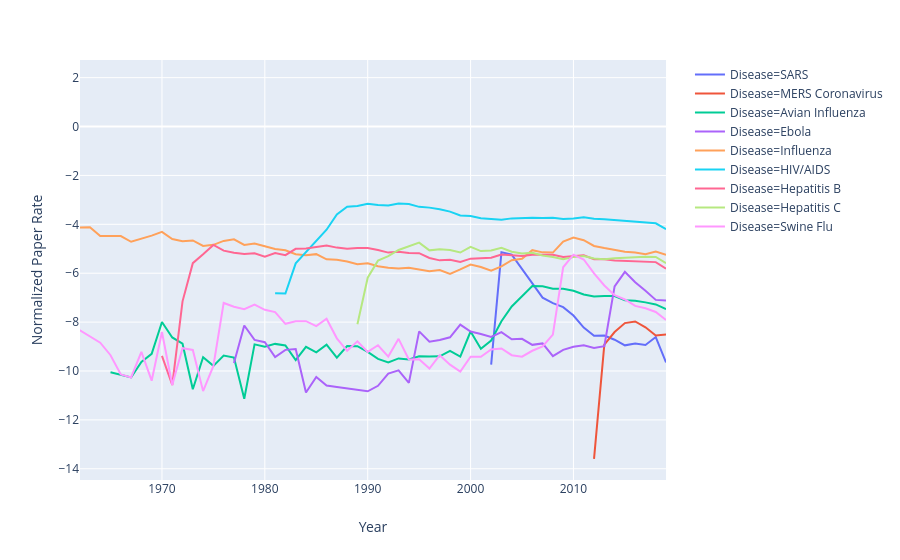

The cell this chart's notebook holds for it:
### Code cell
import plotly.express as px

fig = px.line(pub[pub["Type"]=="Virolgy]".to_dataframe(), x="Year", y="Normalized Paper Rate",color="Disease")
fig.show()

### Figure 1 — Plotly figure (JSON) as saved in the notebook; plotly's stock layout.template omitted (floating-point values rounded to 4 significant figures; data arrays with more than 128 entries replaced by an {"elided": "..."} marker saying what was removed)
{"data": [{"hoverlabel": {"namelength": 0}, "hovertemplate": "Disease=SARS<br>Year=%{x}<br>Normalized Paper Rate=%{y}", "legendgroup": "Disease=SARS", "line": {"color": "#636efa", "dash": "solid"}, "mode": "lines", "name": "Disease=SARS", "showlegend": true, "type": "scatter", "x": [2002, 2003, 2004, 2005, 2006, 2007, 2008, 2009, 2010, 2011, 2012, 2013, 2014, 2015, 2016, 2017, 2018, 2019], "xaxis": "x", "y": [-9.738, -5.145, -5.238, -5.81, -6.387, -7.001, -7.223, -7.389, -7.731, -8.226, -8.558, -8.547, -8.72, -8.951, -8.873, -8.933, -8.611, -9.652], "yaxis": "y"}, {"hoverlabel": {"namelength": 0}, "hovertemplate": "Disease=MERS Coronavirus<br>Year=%{x}<br>Normalized Paper Rate=%{y}", "legendgroup": "Disease=MERS Coronavirus", "line": {"color": "#EF553B", "dash": "solid"}, "mode": "lines", "name": "Disease=MERS Coronavirus", "showlegend": true, "type": "scatter", "x": [2012, 2013, 2014, 2015, 2016, 2017, 2018, 2019], "xaxis": "x", "y": [-13.59, -8.92, -8.405, -8.04, -7.972, -8.212, -8.549, -8.504], "yaxis": "y"}, {"hoverlabel": {"namelength": 0}, "hovertemplate": "Disease=Avian Influenza<br>Year=%{x}<br>Normalized Paper Rate=%{y}", "legendgroup": "Disease=Avian Influenza", "line": {"color": "#00cc96", "dash": "solid"}, "mode": "lines", "name": "Disease=Avian Influenza", "showlegend": true, "type": "scatter", "x": [1965, 1966, 1967, 1968, 1969, 1970, 1971, 1972, 1973, 1974, 1975, 1976, 1977, 1978, 1979, 1980, 1981, 1982, 1983, 1984, 1985, 1986, 1987, 1988, 1989, 1990, 1991, 1992, 1993, 1994, 1995, 1996, 1997, 1998, 1999, 2000, 2001, 2002, 2003, 2004, 2005, 2006, 2007, 2008, 2009, 2010, 2011, 2012, 2013, 2014, 2015, 2016, 2017, 2018, 2019], "xaxis": "x", "y": [-10.05, -10.14, -10.26, -9.625, -9.297, -7.998, -8.628, -8.885, -10.75, -9.437, -9.791, -9.368, -9.45, -11.14, -8.912, -9.002, -8.891, -8.953, -9.55, -9.009, -9.234, -8.92, -9.452, -8.981, -8.985, -9.22, -9.506, -9.651, -9.486, -9.529, -9.397, -9.409, -9.401, -9.18, -9.413, -8.384, -9.088, -8.752, -7.966, -7.359, -6.923, -6.524, -6.53, -6.633, -6.635, -6.716, -6.873, -6.955, -6.928, -6.935, -7.105, -7.122, -7.192, -7.278, -7.472], "yaxis": "y"}, {"hoverlabel": {"namelength": 0}, "hovertemplate": "Disease=Ebola<br>Year=%{x}<br>Normalized Paper Rate=%{y}", "legendgroup": "Disease=Ebola", "line": {"color": "#ab63fa", "dash": "solid"}, "mode": "lines", "name": "Disease=Ebola", "showlegend": true, "type": "scatter", "x": [1977, 1978, 1979, 1980, 1981, 1982, 1983, 1984, 1985, 1986, 1987, 1988, 1989, 1990, 1991, 1992, 1993, 1994, 1995, 1996, 1997, 1998, 1999, 2000, 2001, 2002, 2003, 2004, 2005, 2006, 2007, 2008, 2009, 2010, 2011, 2012, 2013, 2014, 2015, 2016, 2017, 2018, 2019], "xaxis": "x", "y": [-9.674, -8.14, -8.729, -8.82, -9.43, -9.136, -9.098, -10.88, -10.25, -10.59, -10.66, -10.72, -10.78, -10.83, -10.6, -10.1, -9.972, -10.48, -8.38, -8.803, -8.733, -8.621, -8.102, -8.384, -8.489, -8.61, -8.408, -8.7, -8.684, -8.931, -8.872, -9.392, -9.134, -9.009, -8.95, -9.062, -8.983, -6.541, -5.944, -6.368, -6.716, -7.091, -7.117], "yaxis": "y"}, {"hoverlabel": {"namelength": 0}, "hovertemplate": "Disease=Influenza<br>Year=%{x}<br>Normalized Paper Rate=%{y}", "legendgroup": "Disease=Influenza", "line": {"color": "#FFA15A", "dash": "solid"}, "mode": "lines", "name": "Disease=Influenza", "showlegend": true, "type": "scatter", "x": {"elided": "137 int values"}, "xaxis": "x", "y": {"elided": "137 float values"}, "yaxis": "y"}, {"hoverlabel": {"namelength": 0}, "hovertemplate": "Disease=HIV/AIDS<br>Year=%{x}<br>Normalized Paper Rate=%{y}", "legendgroup": "Disease=HIV/AIDS", "line": {"color": "#19d3f3", "dash": "solid"}, "mode": "lines", "name": "Disease=HIV/AIDS", "showlegend": true, "type": "scatter", "x": [1981, 1982, 1983, 1984, 1985, 1986, 1987, 1988, 1989, 1990, 1991, 1992, 1993, 1994, 1995, 1996, 1997, 1998, 1999, 2000, 2001, 2002, 2003, 2004, 2005, 2006, 2007, 2008, 2009, 2010, 2011, 2012, 2013, 2014, 2015, 2016, 2017, 2018, 2019], "xaxis": "x", "y": [-6.822, -6.833, -5.596, -5.147, -4.7, -4.222, -3.592, -3.282, -3.253, -3.158, -3.214, -3.23, -3.149, -3.168, -3.285, -3.317, -3.38, -3.481, -3.637, -3.657, -3.751, -3.781, -3.812, -3.757, -3.741, -3.736, -3.746, -3.733, -3.781, -3.763, -3.712, -3.768, -3.789, -3.822, -3.884, -3.888, -3.944, -3.96, -4.194], "yaxis": "y"}, {"hoverlabel": {"namelength": 0}, "hovertemplate": "Disease=Hepatitis B<br>Year=%{x}<br>Normalized Paper Rate=%{y}", "legendgroup": "Disease=Hepatitis B", "line": {"color": "#FF6692", "dash": "solid"}, "mode": "lines", "name": "Disease=Hepatitis B", "showlegend": true, "type": "scatter", "x": [1970, 1971, 1972, 1973, 1974, 1975, 1976, 1977, 1978, 1979, 1980, 1981, 1982, 1983, 1984, 1985, 1986, 1987, 1988, 1989, 1990, 1991, 1992, 1993, 1994, 1995, 1996, 1997, 1998, 1999, 2000, 2001, 2002, 2003, 2004, 2005, 2006, 2007, 2008, 2009, 2010, 2011, 2012, 2013, 2014, 2015, 2016, 2017, 2018, 2019], "xaxis": "x", "y": [-9.384, -10.57, -7.15, -5.588, -5.225, -4.845, -5.078, -5.163, -5.209, -5.186, -5.326, -5.176, -5.26, -5.004, -4.989, -4.938, -4.87, -4.953, -4.996, -4.972, -4.965, -5.052, -5.157, -5.122, -5.175, -5.18, -5.375, -5.474, -5.453, -5.54, -5.405, -5.389, -5.368, -5.237, -5.281, -5.293, -5.246, -5.257, -5.243, -5.334, -5.289, -5.27, -5.424, -5.424, -5.479, -5.494, -5.515, -5.527, -5.546, -5.815], "yaxis": "y"}, {"hoverlabel": {"namelength": 0}, "hovertemplate": "Disease=Hepatitis C<br>Year=%{x}<br>Normalized Paper Rate=%{y}", "legendgroup": "Disease=Hepatitis C", "line": {"color": "#B6E880", "dash": "solid"}, "mode": "lines", "name": "Disease=Hepatitis C", "showlegend": true, "type": "scatter", "x": [1989, 1990, 1991, 1992, 1993, 1994, 1995, 1996, 1997, 1998, 1999, 2000, 2001, 2002, 2003, 2004, 2005, 2006, 2007, 2008, 2009, 2010, 2011, 2012, 2013, 2014, 2015, 2016, 2017, 2018, 2019], "xaxis": "x", "y": [-8.091, -6.185, -5.485, -5.298, -5.05, -4.883, -4.748, -5.065, -5.02, -5.049, -5.153, -4.918, -5.094, -5.074, -4.963, -5.123, -5.191, -5.162, -5.277, -5.335, -5.423, -5.342, -5.294, -5.4, -5.428, -5.387, -5.36, -5.346, -5.331, -5.337, -5.587], "yaxis": "y"}, {"hoverlabel": {"namelength": 0}, "hovertemplate": "Disease=Swine Flu<br>Year=%{x}<br>Normalized Paper Rate=%{y}", "legendgroup": "Disease=Swine Flu", "line": {"color": "#FF97FF", "dash": "solid"}, "mode": "lines", "name": "Disease=Swine Flu", "showlegend": true, "type": "scatter", "x": [1931, 1932, 1934, 1935, 1936, 1937, 1938, 1939, 1940, 1941, 1942, 1943, 1944, 1945, 1946, 1947, 1948, 1949, 1950, 1951, 1953, 1955, 1956, 1957, 1958, 1960, 1961, 1962, 1964, 1965, 1966, 1967, 1968, 1969, 1970, 1971, 1972, 1973, 1974, 1975, 1976, 1977, 1978, 1979, 1980, 1981, 1982, 1983, 1984, 1985, 1986, 1987, 1988, 1989, 1990, 1991, 1992, 1993, 1994, 1995, 1996, 1997, 1998, 1999, 2000, 2001, 2002, 2003, 2004, 2005, 2006, 2007, 2008, 2009, 2010, 2011, 2012, 2013, 2014, 2015, 2016, 2017, 2018, 2019], "xaxis": "x", "y": [-6.21, -7.698, -6.628, -7.16, -6.514, -8.009, -8.07, -6.777, -8.064, -6.699, -7.325, -6.116, -7.048, -5.941, -7.821, -7.427, -7.177, -6.271, -6.868, -7.145, -7.799, -9.114, -8.052, -9.25, -8.633, -8.164, -8.234, -8.327, -8.843, -9.354, -10.14, -10.26, -9.22, -10.4, -8.403, -10.57, -9.067, -9.137, -10.82, -9.791, -7.216, -7.371, -7.473, -7.282, -7.498, -7.592, -8.071, -7.97, -7.963, -8.166, -7.864, -8.664, -9.175, -8.784, -9.22, -8.946, -9.41, -8.684, -9.529, -9.523, -9.901, -9.352, -9.74, -10.03, -9.416, -9.42, -9.116, -9.079, -9.353, -9.414, -9.172, -8.993, -8.511, -5.758, -5.242, -5.439, -6.008, -6.503, -6.897, -7.074, -7.338, -7.432, -7.587, -7.913], "yaxis": "y"}], "layout": {"autosize": true, "legend": {"tracegroupgap": 0}, "margin": {"t": 60}, "xaxis": {"anchor": "y", "autorange": false, "domain": [0, 0.98], "range": [1962.0, 2019], "title": {"text": "Year"}, "type": "linear"}, "yaxis": {"anchor": "x", "autorange": false, "domain": [0, 1], "range": [-14.46, 2.722], "title": {"text": "Normalized Paper Rate"}, "type": "linear"}}}
